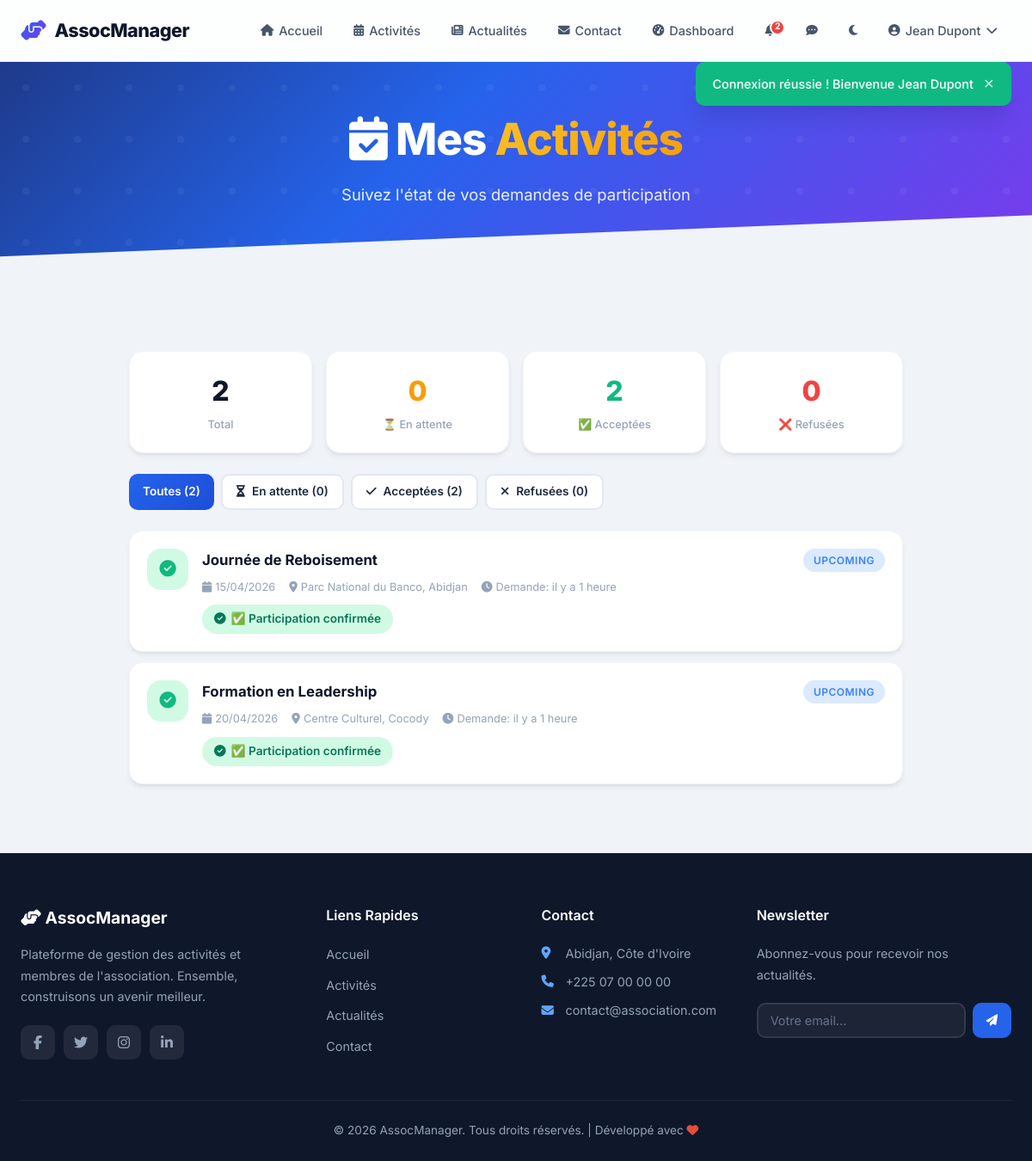
The page /user/my-activities.php (signed in) on the database its author committed.
### tables this page shows
CREATE TABLE IF NOT EXISTS users (
    id INT AUTO_INCREMENT PRIMARY KEY,
    username VARCHAR(50) NOT NULL UNIQUE,
    email VARCHAR(100) NOT NULL UNIQUE,
    password VARCHAR(255) NOT NULL,
    full_name VARCHAR(100) NOT NULL,
    phone VARCHAR(20) DEFAULT NULL,
    bio TEXT DEFAULT NULL,
    avatar VARCHAR(255) DEFAULT 'default.png',
    role ENUM('admin', 'user') DEFAULT 'user',
    is_active TINYINT(1) DEFAULT 1,
    created_at DATETIME DEFAULT CURRENT_TIMESTAMP,
    updated_at DATETIME DEFAULT CURRENT_TIMESTAMP ON UPDATE CURRENT_TIMESTAMP
);

CREATE TABLE IF NOT EXISTS participations (
    id INT AUTO_INCREMENT PRIMARY KEY,
    user_id INT NOT NULL,
    activity_id INT NOT NULL,
    status ENUM('pending', 'accepted', 'rejected') DEFAULT 'pending',
    created_at DATETIME DEFAULT CURRENT_TIMESTAMP,
    updated_at DATETIME DEFAULT CURRENT_TIMESTAMP ON UPDATE CURRENT_TIMESTAMP,
    UNIQUE KEY unique_participation (user_id, activity_id),
    FOREIGN KEY (user_id) REFERENCES users(id) ON DELETE CASCADE,
    FOREIGN KEY (activity_id) REFERENCES activities(id) ON DELETE CASCADE
);

CREATE TABLE IF NOT EXISTS activities (
    id INT AUTO_INCREMENT PRIMARY KEY,
    title VARCHAR(200) NOT NULL,
    description TEXT NOT NULL,
    image VARCHAR(255) DEFAULT NULL,
    activity_date DATE NOT NULL,
    location VARCHAR(200) DEFAULT NULL,
    status ENUM('upcoming', 'ongoing', 'completed') DEFAULT 'upcoming',
    publication_status ENUM('draft', 'published') DEFAULT 'published',
    registration_status ENUM('open', 'closed') DEFAULT 'open',
    max_participants INT DEFAULT NULL,
    created_by INT NOT NULL,
    created_at DATETIME DEFAULT CURRENT_TIMESTAMP,
    updated_at DATETIME DEFAULT CURRENT_TIMESTAMP ON UPDATE CURRENT_TIMESTAMP,
    FOREIGN KEY (created_by) REFERENCES users(id) ON DELETE CASCADE
);

### user/my-activities.php (the view, shortened to what this page needs)
<?php
require_once __DIR__ . '/../config/database.php';
require_once __DIR__ . '/../includes/auth.php';
$userId = $_SESSION['user_id'];
$filter = $_GET['filter'] ?? '';
$where = "WHERE p.user_id = ?";
$params = [$userId];
$perPage = 10;
$page = max(1, (int)($_GET['page'] ?? 1));
$offset = ($page - 1) * $perPage;
$stmt = $pdo->prepare("
    SELECT a.*, p.status as participation_status, p.created_at as request_date, p.updated_at as status_updated
    FROM participations p
    JOIN activities a ON p.activity_id = a.id
    $where
    ORDER BY p.created_at DESC
    LIMIT $perPage OFFSET $offset
");
$stmt->execute($params);
$myActivities = $stmt->fetchAll();
$countAll = $pdo->prepare("SELECT COUNT(*) as c FROM participations WHERE user_id = ?");
$countAll->execute([$userId]);
$countAll = $countAll->fetch()['c'];
$countPending = $pdo->prepare("SELECT COUNT(*) as c FROM participations WHERE user_id = ? AND status = 'pending'");
$countPending->execute([$userId]);
$countPending = $countPending->fetch()['c'];
$countAccepted = $pdo->prepare("SELECT COUNT(*) as c FROM participations WHERE user_id = ? AND status = 'accepted'");
$countAccepted->execute([$userId]);
$countAccepted = $countAccepted->fetch()['c'];
$countRejected = $pdo->prepare("SELECT COUNT(*) as c FROM participations WHERE user_id = ? AND status = 'rejected'");
$countRejected->execute([$userId]);
$countRejected = $countRejected->fetch()['c'];
require_once __DIR__ . '/../includes/header.php';
?>
<section class="hero" style="padding:60px 24px 50px;">
    <div class="hero-content">
        <h1><i class="fas fa-calendar-check"></i> Mes <span>Activités</span></h1>
        <p>Suivez l'état de vos demandes de participation</p>
    </div>
</section>
<section class="section">
    <div class="container" style="max-width:900px;">
        <div class="my-act-stats mb-3">
            <div class="mas-item">
                <span class="mas-count"><?php echo $countAll; ?></span>
                <span class="mas-label">Total</span>
            </div>
            <div class="mas-item mas-pending">
                <span class="mas-count"><?php echo $countPending; ?></span>
                <span class="mas-label">⏳ En attente</span>
            </div>
            <div class="mas-item mas-accepted">
                <span class="mas-count"><?php echo $countAccepted; ?></span>
                <span class="mas-label">✅ Acceptées</span>
            </div>
            <div class="mas-item mas-rejected">
                <span class="mas-count"><?php echo $countRejected; ?></span>
                <span class="mas-label">❌ Refusées</span>
            </div>
        </div>
        <div style="display:flex;gap:8px;margin-bottom:24px;flex-wrap:wrap;">
            <a href="?filter=" class="btn <?php echo !$filter ? 'btn-primary' : 'btn-secondary'; ?> btn-sm">Toutes (<?php echo $countAll; ?>)</a>
            <a href="?filter=pending" class="btn <?php echo $filter === 'pending' ? 'btn-warning' : 'btn-secondary'; ?> btn-sm"><i class="fas fa-hourglass-half"></i> En attente (<?php echo $countPending; ?>)</a>
            <a href="?filter=accepted" class="btn <?php echo $filter === 'accepted' ? 'btn-success' : 'btn-secondary'; ?> btn-sm"><i class="fas fa-check"></i> Acceptées (<?php echo $countAccepted; ?>)</a>
            <a href="?filter=rejected" class="btn <?php echo $filter === 'rejected' ? 'btn-danger' : 'btn-secondary'; ?> btn-sm"><i class="fas fa-times"></i> Refusées (<?php echo $countRejected; ?>)</a>
        </div>
        <div class="my-activities-list">
            <?php foreach ($myActivities as $act): ?>
            <div class="my-act-card">
                <div class="mac-left">
                    <div class="mac-icon mac-icon-<?php echo e($act['participation_status']); ?>">
                        <?php if ($act['participation_status'] === 'accepted'): ?>
                            <i class="fas fa-check-circle"></i>
                        <?php elseif ($act['participation_status'] === 'pending'): ?>
                            <i class="fas fa-hourglass-half"></i>
                        <?php else: ?>
                            <i class="fas fa-times-circle"></i>
                        <?php endif; ?>
                    </div>
                </div>
                <div class="mac-content">
                    <div class="mac-header">
                        <a href="<?php echo BASE_URL; ?>/user/activities.php?detail=<?php echo $act['id']; ?>" class="mac-title"><?php echo e($act['title']); ?></a>
                        <span class="badge badge-<?php echo e($act['status']); ?>"><?php echo e(ucfirst($act['status'])); ?></span>
                    </div>
                    <div class="mac-meta">
                        <span><i class="fas fa-calendar"></i> <?php echo date('d/m/Y', strtotime($act['activity_date'])); ?></span>
                        <?php if ($act['location']): ?>
                        <span><i class="fas fa-map-marker-alt"></i> <?php echo e($act['location']); ?></span>
                        <?php endif; ?>
                        <span><i class="fas fa-clock"></i> Demande: <?php echo timeAgo($act['request_date']); ?></span>
                    </div>
                    <div class="mac-status">
                        <?php if ($act['participation_status'] === 'accepted'): ?>
                            <span class="participation-badge p-accepted"><i class="fas fa-check-circle"></i> ✅ Participation confirmée</span>
                        <?php else: ?>
                            <span class="participation-badge p-rejected"><i class="fas fa-times-circle"></i> ❌ Participation refusée</span>
                        <?php endif; ?>
                    </div>
                </div>
            </div>
            <?php endforeach; ?>
        </div>
    </div>
</section>
<?php require_once __DIR__ . '/../includes/footer.php'; ?>

### includes/header.php (shortened to what this page needs)
<?php
require_once __DIR__ . '/auth.php';
$currentUser = getCurrentUser();
$currentPage = basename($_SERVER['PHP_SELF'], '.php');
$unreadNotifs = getUnreadNotifCount();
$pendingParticipations = getPendingParticipationsCount();
?>
<!DOCTYPE html>
<html lang="fr">
<head>
    <link rel="stylesheet" href="https://cdnjs.cloudflare.com/ajax/libs/font-awesome/6.5.1/css/all.min.css">
    <link rel="stylesheet" href="<?php echo BASE_URL; ?>/assets/css/style.css">
</head>
<body>
    <nav class="navbar" id="navbar">
        <div class="nav-container">
            <a href="<?php echo BASE_URL; ?>/index.php" class="nav-brand">
                <i class="fas fa-hands-helping"></i>
                <span>AssocManager</span>
            </a>
            <ul class="nav-menu" id="navMenu">
                <li><a href="<?php echo BASE_URL; ?>/index.php" class="nav-link <?php echo $currentPage === 'index' ? 'active' : ''; ?>">
                    <i class="fas fa-home"></i> Accueil
                </a></li>
                <li><a href="<?php echo BASE_URL; ?>/user/activities.php" class="nav-link">
                    <i class="fas fa-calendar-alt"></i> Activités
                </a></li>
                <li><a href="<?php echo BASE_URL; ?>/index.php#posts" class="nav-link">
                    <i class="fas fa-newspaper"></i> Actualités
                </a></li>
                <li><a href="<?php echo BASE_URL; ?>/index.php#contact" class="nav-link">
                    <i class="fas fa-envelope"></i> Contact
                </a></li>
                <?php if (isLoggedIn()): ?>
                    <?php if (isAdmin()): ?>
                        <li><a href="<?php echo BASE_URL; ?>/admin/dashboard.php" class="nav-link <?php echo strpos($_SERVER['PHP_SELF'], '/admin/') !== false ? 'active' : ''; ?>">
                            <i class="fas fa-tachometer-alt"></i> Dashboard
                            <?php if ($pendingParticipations > 0): ?><span class="dropdown-badge"><?php echo $pendingParticipations; ?></span><?php endif; ?>
                        </a></li>
                    <?php else: ?>
                        <li><a href="<?php echo BASE_URL; ?>/user/dashboard.php" class="nav-link <?php echo $currentPage === 'dashboard' ? 'active' : ''; ?>">
                            <i class="fas fa-tachometer-alt"></i> Dashboard
                        </a></li>
                    <?php endif; ?>
                    <li class="nav-notif-wrapper">
                        <a href="<?php echo BASE_URL; ?>/user/notifications.php" class="nav-link nav-notif-link" title="Notifications">
                            <?php if ($unreadNotifs > 0): ?>
                                <span class="notif-badge"><?php echo $unreadNotifs > 9 ? '9+' : $unreadNotifs; ?></span>
                            <?php endif; ?>
                        </a>
                    </li>
                    <li class="nav-notif-wrapper">
                        <a href="<?php echo BASE_URL; ?>/user/messages.php" class="nav-link nav-notif-link" title="Messages">
                            <i class="fas fa-comment-dots"></i>
                        </a>
                    </li>
                    <li>
                        <button class="nav-link dark-mode-toggle" id="darkModeToggle" title="Mode sombre" type="button">
                            <i class="fas fa-moon" id="darkModeIcon"></i>
                        </button>
                    </li>
                    <li class="nav-user-menu">
                        <a href="#" class="nav-link nav-user-link">
                            <?php if ($currentUser && $currentUser['avatar'] && $currentUser['avatar'] !== 'default.png'): ?>
                                <img src="<?php echo BASE_URL . '/assets/images/' . e($currentUser['avatar']); ?>" alt="Avatar" class="nav-avatar-img">
                            <?php else: ?>
                                <i class="fas fa-user-circle"></i>
                            <?php endif; ?>
                            <?php echo e($currentUser['full_name'] ?? 'Utilisateur'); ?>
                            <i class="fas fa-chevron-down"></i>
                        </a>
                    </li>
                <?php endif; ?>
            </ul>
        </div>
    </nav>
    <div class="flash-container">
    </div>
    <main class="main-content">

### rows shown on the page
users: full_name "Jean Dupont"
participations: status "accepted" (drawn), activity.title "Journée de Reboisement", activity.status "UPCOMING", activity.activity_date "15/04/2026", activity.location "Parc National du Banco, Abidjan", created_at "il y a 1 heure"
participations: status "accepted" (drawn), activity.title "Formation en Leadership", activity.status "UPCOMING", activity.activity_date "20/04/2026", activity.location "Centre Culturel, Cocody", created_at "il y a 1 heure"

### other values the page prints
$unreadNotifs "2"
$flash['message'] "Connexion réussie ! Bienvenue Jean Dupont"
$countAll "2"
$countPending "0"
$countAccepted "2"
$countRejected "0"
